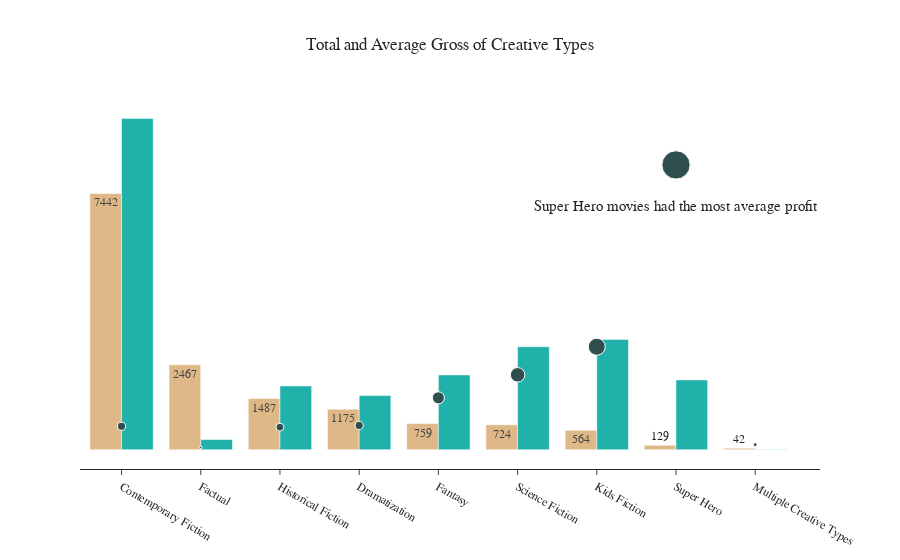

Notebook cell for this chart:
### Code cell
fig1 = px.bar(popular_creative_types,
            x="CREATIVE TYPES",
            y="MOVIES",
            text="MOVIES",
            color_discrete_sequence=["burlywood"])

fig2 = px.bar(popular_creative_types,
            x="CREATIVE TYPES",
            y="total_gross",
            color_discrete_sequence=["lightseagreen"])

fig3 = px.scatter(popular_creative_types,
            x="CREATIVE TYPES",
            y="avg_gross",
            size="AVERAGE GROSS",
            opacity=1,
            color_discrete_sequence=["DarkSlateGray"])

fig = go.Figure(data=fig1.data + fig2.data + fig3.data)

fig.update_layout(hovermode="x unified", template="simple_white", title="Total and Average Gross of Creative Types")
fig.update_layout(title_x=0.5,
    font_family="Rockwell",
    legend=dict(
        title=None, orientation="h", y=1, yanchor="bottom", x=0.5, xanchor="center"
    )
)

fig.update_yaxes(visible=False, showticklabels=False)

fig.add_annotation(text="Super Hero movies had the most average profit", x="Super Hero", y=popular_creative_types["avg_gross"].iloc[1]+7000,font_size=15, showarrow=False)

fig.show()

### Figure 1 — Plotly figure (JSON) as saved in the notebook; plotly's stock layout.template omitted (floating-point values rounded to 4 significant figures)
{"data": [{"alignmentgroup": "True", "hovertemplate": "CREATIVE TYPES=%{x}<br>MOVIES=%{text}<extra></extra>", "legendgroup": "", "marker": {"color": "burlywood", "pattern": {"shape": ""}}, "name": "", "offsetgroup": "", "orientation": "v", "showlegend": false, "text": [7442, 2467, 1487, 1175, 759, 724, 564, 129, 42], "textposition": "auto", "type": "bar", "x": ["Contemporary Fiction", "Factual", "Historical Fiction", "Dramatization", "Fantasy", "Science Fiction", "Kids Fiction", "Super Hero", "Multiple Creative Types"], "xaxis": "x", "y": [7442, 2467, 1487, 1175, 759, 724, 564, 129, 42], "yaxis": "y"}, {"alignmentgroup": "True", "hovertemplate": "CREATIVE TYPES=%{x}<br>total_gross=%{y}<extra></extra>", "legendgroup": "", "marker": {"color": "lightseagreen", "pattern": {"shape": ""}}, "name": "", "offsetgroup": "", "orientation": "v", "showlegend": false, "textposition": "auto", "type": "bar", "x": ["Contemporary Fiction", "Factual", "Historical Fiction", "Dramatization", "Fantasy", "Science Fiction", "Kids Fiction", "Super Hero", "Multiple Creative Types"], "xaxis": "x", "y": [9620.0, 296.0, 1852.0, 1572.0, 2172.0, 2992.0, 3204.0, 2027.0, 11.76], "yaxis": "y"}, {"hovertemplate": "CREATIVE TYPES=%{x}<br>avg_gross=%{y}<br>AVERAGE GROSS=%{marker.size}<extra></extra>", "legendgroup": "", "marker": {"color": "DarkSlateGray", "opacity": 1, "size": [12927133, 1199970, 12455454, 13374631, 28621953, 41329642, 56800602, 157156263, 2799393], "sizemode": "area", "sizeref": 392900.0, "symbol": "circle"}, "mode": "markers", "name": "", "orientation": "v", "showlegend": false, "type": "scatter", "x": ["Contemporary Fiction", "Factual", "Historical Fiction", "Dramatization", "Fantasy", "Science Fiction", "Kids Fiction", "Super Hero", "Multiple Creative Types"], "xaxis": "x", "y": [680.4, 63.16, 655.6, 703.9, 1506.0, 2175.0, 2990.0, 8271.0, 147.3], "yaxis": "y"}], "layout": {"annotations": [{"font": {"size": 15}, "showarrow": false, "text": "Super Hero movies had the most average profit", "x": "Super Hero", "y": 7063.0}], "font": {"family": "Rockwell"}, "hovermode": "x unified", "legend": {"orientation": "h", "title": {}, "x": 0.5, "xanchor": "center", "y": 1, "yanchor": "bottom"}, "title": {"text": "Total and Average Gross of Creative Types", "x": 0.5}, "yaxis": {"showticklabels": false, "visible": false}}}
